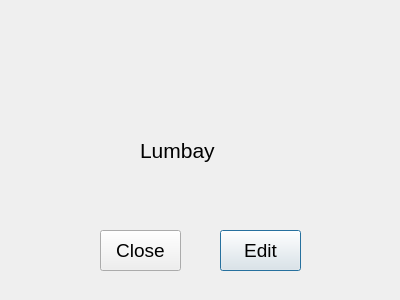
<?xml version="1.0" encoding="UTF-8"?>
<ui version="4.0">
 <class>SantosInfo</class>
 <widget class="QDialog" name="SantosInfo">
  <property name="geometry">
   <rect>
    <x>0</x>
    <y>0</y>
    <width>400</width>
    <height>300</height>
   </rect>
  </property>
  <property name="windowTitle">
   <string>Dialog</string>
  </property>
  <widget class="QLabel" name="label_2">
   <property name="geometry">
    <rect>
     <x>140</x>
     <y>90</y>
     <width>261</width>
     <height>121</height>
    </rect>
   </property>
   <property name="font">
    <font>
     <pointsize>16</pointsize>
    </font>
   </property>
   <property name="text">
    <string>Lumbay</string>
   </property>
  </widget>
  <widget class="QPushButton" name="pushButton_2">
   <property name="geometry">
    <rect>
     <x>220</x>
     <y>230</y>
     <width>81</width>
     <height>41</height>
    </rect>
   </property>
   <property name="font">
    <font>
     <pointsize>14</pointsize>
    </font>
   </property>
   <property name="text">
    <string>Edit</string>
   </property>
  </widget>
  <widget class="QPushButton" name="pushButton">
   <property name="geometry">
    <rect>
     <x>100</x>
     <y>230</y>
     <width>81</width>
     <height>41</height>
    </rect>
   </property>
   <property name="font">
    <font>
     <pointsize>14</pointsize>
    </font>
   </property>
   <property name="text">
    <string>Close</string>
   </property>
  </widget>
 </widget>
 <resources/>
 <connections>
  <connection>
   <sender>pushButton</sender>
   <signal>clicked()</signal>
   <receiver>SantosInfo</receiver>
   <slot>hide()</slot>
   <hints>
    <hint type="sourcelabel">
     <x>140</x>
     <y>246</y>
    </hint>
    <hint type="destinationlabel">
     <x>77</x>
     <y>246</y>
    </hint>
   </hints>
  </connection>
 </connections>
</ui>
